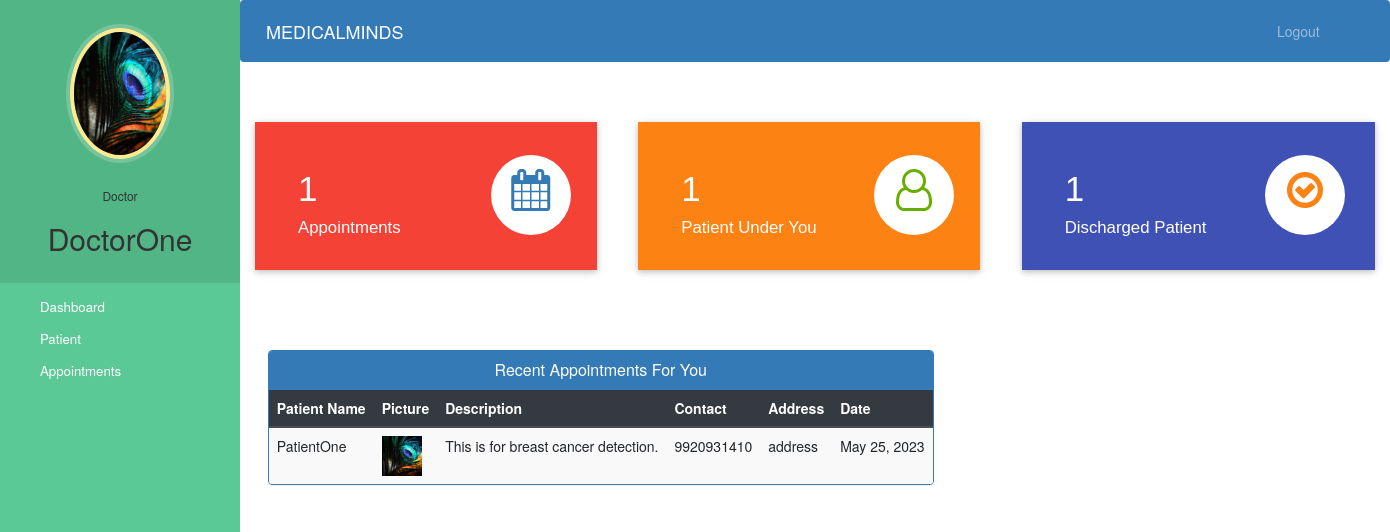
Screenshot of /doctor-dashboard (signed in) with the database file from the repository.
### hospital/models.py (models this page shows, shortened)
class Doctor(models.Model):
    user=models.OneToOneField(User,on_delete=models.CASCADE)
    profile_pic= models.ImageField(upload_to='profile_pic/DoctorProfilePic/',null=True,blank=True)
    address = models.CharField(max_length=40)
    mobile = models.CharField(max_length=20,null=True)
    department= models.CharField(max_length=50,choices=departments,default='Breast Cancer Specialist')
    status=models.BooleanField(default=False)

class Appointment(models.Model):
    patientId=models.PositiveIntegerField(null=True)
    doctorId=models.PositiveIntegerField(null=True)
    patientName=models.CharField(max_length=40,null=True)
    doctorName=models.CharField(max_length=40,null=True)
    appointmentDate=models.DateField(auto_now=True)
    description=models.TextField(max_length=500)
    status=models.BooleanField(default=False)

class Patient(models.Model):
    user=models.OneToOneField(User,on_delete=models.CASCADE)
    profile_pic= models.ImageField(upload_to='profile_pic/PatientProfilePic/',null=True,blank=True)
    address = models.CharField(max_length=40)
    mobile = models.CharField(max_length=20,null=False)
    symptoms = models.CharField(max_length=100,null=False)
    assignedDoctorId = models.PositiveIntegerField(null=True)
    admitDate=models.DateField(auto_now=True)
    status=models.BooleanField(default=False)

### hospital/views.py (the view)
# urls.py: path('doctor-dashboard', views.doctor_dashboard_view,name='doctor-dashboard'),
@login_required(login_url='doctorlogin')
@user_passes_test(is_doctor)
def doctor_dashboard_view(request):
    patientcount=models.Patient.objects.all().filter(status=True,assignedDoctorId=request.user.id).count()
    appointmentcount=models.Appointment.objects.all().filter(status=True,doctorId=request.user.id).count()
    patientdischarged=models.PatientDischargeDetails.objects.all().distinct().filter(assignedDoctorName=request.user.first_name).count()
    appointments=models.Appointment.objects.all().filter(status=True,doctorId=request.user.id).order_by('-id')
    patientid=[]
    for a in appointments:
        patientid.append(a.patientId)
    patients=models.Patient.objects.all().filter(status=True,user_id__in=patientid).order_by('-id')
    appointments=zip(appointments,patients)
    mydict={
    'patientcount':patientcount,
    'appointmentcount':appointmentcount,
    'patientdischarged':patientdischarged,
    'appointments':appointments,
    'doctor':models.Doctor.objects.get(user_id=request.user.id),
    }
    return render(request,'hospital/doctor_dashboard.html',context=mydict)

### hospital/views.py (called while the page is built)
def is_doctor(user):
    return user.groups.filter(name='DOCTOR').exists()

### templates/hospital/doctor_dashboard.html
{% extends 'hospital/doctor_base.html' %} {% load static %} {% block content %}
{% include 'hospital/doctor_dashboard_cards.html' %} <br /><br /><br /><br />
<div class="container">
	<div class="row">
		<div class="panel panel-primary" style="margin-left: 2%">
			<div class="panel-heading" style="text-align: center">
				<h6 class="panel-title">Recent Appointments For You</h6>
			</div>
			<table class="table table-hover table-striped" id="dev-table">
				<thead class="thead-dark">
					<tr>
						<th>Patient Name</th>
						<th>Picture</th>
						<th>Description</th>
						<th>Contact</th>
						<th>Address</th>
						<th>Date</th>
					</tr>
				</thead>
				{% for a,p in appointments %}
				<tr>
					<td>{{a.patientName}}</td>
					<td>
						<img
							src="{% static p.profile_pic.url %}"
							alt="Profile Pic"
							height="40px"
							width="40px"
						/>
					</td>
					<td>{{a.description}}</td>
					<td>{{p.mobile}}</td>
					<td>{{p.address}}</td>
					<td>{{a.appointmentDate}}</td>
				</tr>
				{% endfor %}
			</table>
		</div>
	</div>
</div>
{% endblock content %}

### templates/hospital/doctor_base.html (shortened to what this page needs)
<!DOCTYPE html>
{% load static %}
<html lang="en">
	<head>
		<link
			rel="stylesheet"
			href="https://stackpath.bootstrapcdn.com/bootstrap/4.3.1/css/bootstrap.min.css"
		/>
		<link
			rel="stylesheet"
			href="https://maxcdn.bootstrapcdn.com/font-awesome/4.7.0/css/font-awesome.min.css"
		/>
	</head>
	<body>
		<nav class="menu" tabindex="0">
			<header class="avatar">
				<img src="{% static doctor.profile_pic.url %}" alt="Profile Pic" />
				<br /><br />
				<h6>Doctor</h6>
				<h2>{{request.user.first_name}}</h2>
			</header>
			<ul>
				<li tabindex="0" class="icon-dashboard">
					<a
						style="color: white; text-decoration: none"
						href="/doctor-dashboard"
						><span>Dashboard</span></a
					>
				</li>
				<li tabindex="0" class="icon-users">
					<a style="color: white; text-decoration: none" href="/doctor-patient"
						><span>Patient</span></a
					>
				</li>
				<li tabindex="0" class="icon-calendar">
					<a
						style="color: white; text-decoration: none"
						href="/doctor-appointment"
						><span>Appointments</span></a
					>
				</li>
			</ul>
		</nav>
		<main>
			<div class="bs-example">
				<nav
					class="navbar navbar-expand-md navbar-dark fixed-top"
					style="background: #337ab7"
				>
					<a href="/doctor-dashboard" class="navbar-brand">MEDICALMINDS</a>
					<div
						class="collapse navbar-collapse justify-content-between"
						id="navbarCollapse"
					>
						<div class="navbar-nav" style="margin-left: 90%">
							<a href="/logout" class="nav-item nav-link">Logout</a>
						</div>
					</div>
				</nav>
			</div>
			<br /><br />
			{% block content %} {% endblock content %}
		</main>
	</body>
</html>

### templates/hospital/doctor_dashboard_cards.html (shortened to what this page needs)
<!DOCTYPE html>
<html lang="en" dir="ltr">
	<head>
		<link
			rel="stylesheet"
			href="https://maxcdn.bootstrapcdn.com/bootstrap/3.4.1/css/bootstrap.min.css"
		/>
		<link
			rel="stylesheet"
			href="https://cdnjs.cloudflare.com/ajax/libs/font-awesome/4.7.0/css/font-awesome.min.css"
		/>
	</head>
	<body>
		<div class="market-updates">
			<div class="col-md-4 market-update-gd">
				<div class="market-update-block clr-block-1">
					<div class="col-md-8 market-update-left">
						<h3>{{appointmentcount}}</h3>
						<h4>Appointments</h4>
					</div>
					<div class="col-md-4 market-update-right">
						<i class="fa fa-calendar"> </i>
					</div>
					<div class="clearfix"></div>
				</div>
			</div>
			<div class="col-md-4 market-update-gd">
				<div class="market-update-block clr-block-2">
					<div class="col-md-8 market-update-left">
						<h3>{{patientcount}}</h3>
						<h4>Patient Under You</h4>
					</div>
					<div class="col-md-4 market-update-right">
						<i class="fa fa-user-o"></i>
					</div>
					<div class="clearfix"></div>
				</div>
			</div>
			<div class="col-md-4 market-update-gd">
				<div class="market-update-block clr-block-3">
					<div class="col-md-8 market-update-left">
						<h3>{{patientdischarged}}</h3>
						<h4>Discharged Patient</h4>
					</div>
					<div class="col-md-4 market-update-right">
						<i class="fa fa-check-circle-o" aria-hidden="true"></i>
					</div>
					<div class="clearfix"></div>
				</div>
			</div>
		</div>
	</body>
</html>

### templates/hospital/doctor_base.html (style rules this page uses)
a:link { text-decoration: none; }
a { color: white; }
.fa { font-size: 23px; width: 60px; text-align: center; text-decoration: none; margin: 5px 2px; border-radius: 50%; }
body { padding-left: 240px; }
main { position: relative; height: 100vh; }
.menu { background: #5bc995; height: 100vh; width: 240px; position: fixed; top: 0px; left: 0; z-index: 5; outline: none; }
.menu .avatar { background: rgba(0, 0, 0, 0.1); padding: 2em 0.5em; text-align: center; }
.menu .avatar img { width: 100px; border-radius: 50%; overflow: hidden; border: 4px solid #ffea92; box-shadow: 0 0 0 4px rgba(255, 255, 255, 0.2); }
.menu .avatar h2 { font-weight: normal; margin-bottom: 0; }
.menu ul { list-style: none; padding: 0.5em 0; margin: 0; }
.menu ul li { padding: 0.5em 1em 0.5em 3em; font-size: 0.95em; font-weight: regular; background-repeat: no-repeat; background-position: left 15px center; background-size: auto 20px; transition: all 0.15s linear; cursor: pointer; }
.menu ul li.icon-dashboard { background-image: url("http://www.entypo.com/images//gauge.svg"); }
.menu ul li.icon-users { background-image: url("http://www.entypo.com/images//users.svg"); }
.menu ul li.icon-calendar { background-image: url("http://www.entypo.com/images//calendar.svg"); }

### templates/hospital/doctor_dashboard_cards.html (style rules this page uses)
.market-update-block { padding: 2em 2em; background: #999; }
.market-update-block h3 { color: #fff; font-size: 2.5em; font-family: "Carrois Gothic", sans-serif; }
.market-update-block h4 { font-size: 1.2em; color: #fff; margin: 0.3em 0em; font-family: "Carrois Gothic", sans-serif; }
.market-update-block.clr-block-1 { background: #f44336; margin-right: 0.8em; box-shadow: 0 2px 5px 0 rgba(0, 0, 0, 0.16), 0 2px 10px 0 rgba(0, 0, 0, 0.12); transition: 0.5s all; -webkit-transition: 0.5s all; -moz-transition: 0.5s all; -o-transition: 0.5s all; }
.market-update-block.clr-block-2 { background: #fc8213; margin-right: 0.8em; box-shadow: 0 2px 5px 0 rgba(0, 0, 0, 0.16), 0 2px 10px 0 rgba(0, 0, 0, 0.12); transition: 0.5s all; -webkit-transition: 0.5s all; -moz-transition: 0.5s all; -o-transition: 0.5s all; }
.market-update-block.clr-block-3 { background: #3f51b5; box-shadow: 0 2px 5px 0 rgba(0, 0, 0, 0.16), 0 2px 10px 0 rgba(0, 0, 0, 0.12); transition: 0.5s all; -webkit-transition: 0.5s all; -moz-transition: 0.5s all; -o-transition: 0.5s all; }
.market-update-right i.fa.fa-user-o { font-size: 3em; color: #68ae00; width: 80px; height: 80px; background: #fff; text-align: center; border-radius: 49px; -webkit-border-radius: 49px; -moz-border-radius: 49px; -o-border-radius: 49px; line-height: 1.7em; }
.market-update-right i.fa.fa-check-circle-o { font-size: 3em; color: #fc8213; width: 80px; height: 80px; background: #fff; text-align: center; border-radius: 49px; -webkit-border-radius: 49px; -moz-border-radius: 49px; -o-border-radius: 49px; line-height: 1.7em; }
.market-update-right i.fa.fa-calendar { font-size: 3em; color: #337ab7; width: 80px; height: 80px; background: #fff; text-align: center; border-radius: 49px; -webkit-border-radius: 49px; -moz-border-radius: 49px; -o-border-radius: 49px; line-height: 1.7em; }
.market-update-left { padding: 0px; }

### rows the page displays
Doctor: profile_pic (picture)
Appointment: patientName "PatientOne", profile_pic (picture), description "This is for breast cancer detection.", mobile "9920931410", address "address", appointmentDate "May 25, 2023"

### other values shown
{{ request.user.first_name }} "DoctorOne"
{{ appointmentcount }} "1"
{{ patientcount }} "1"
{{ patientdischarged }} "1"
